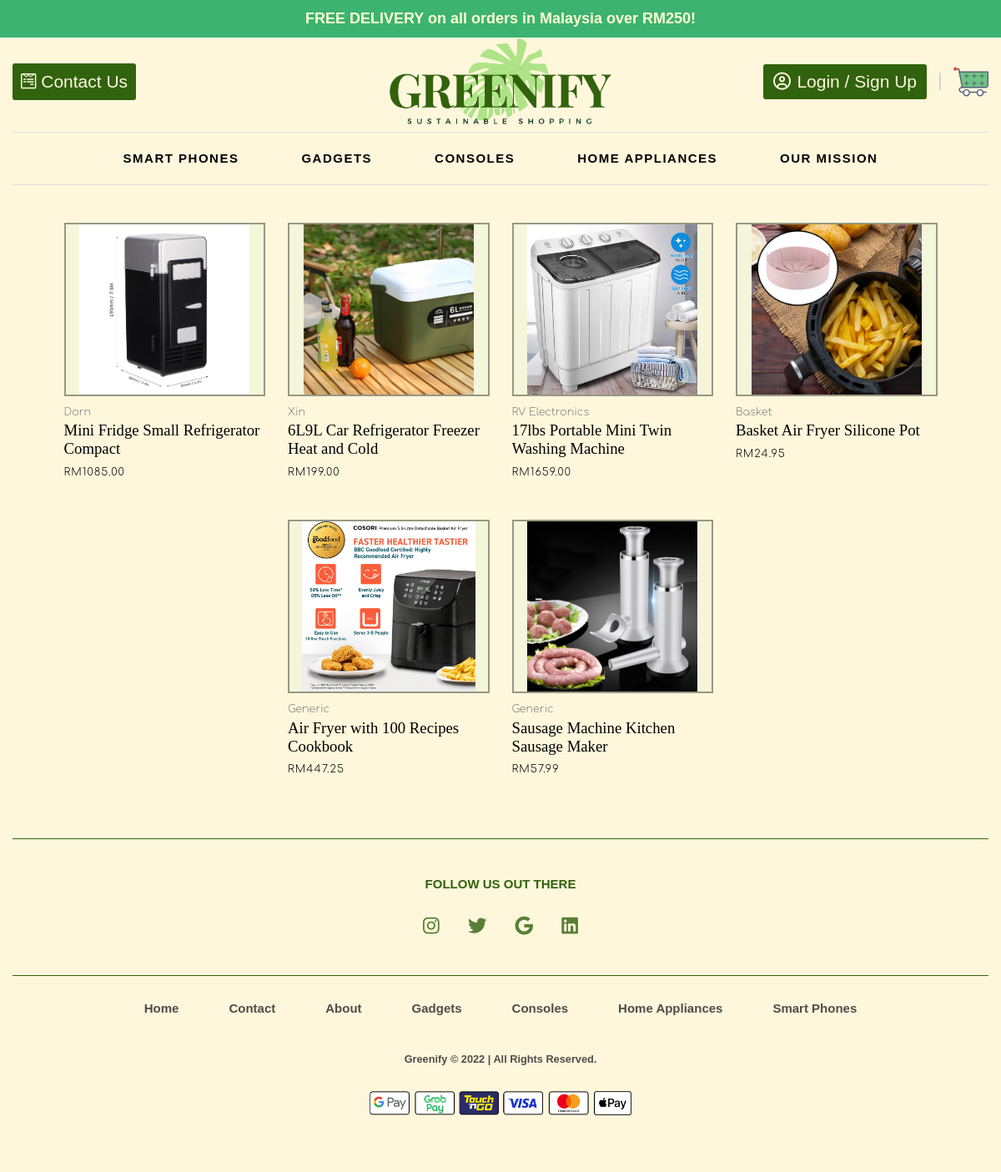
The page /home_appliances.php on the database its author committed.
### tables this page shows
CREATE TABLE `home_appliances` (
  `serial` int(5) NOT NULL,
  `image_path` varchar(600) NOT NULL,
  `brand` varchar(25) NOT NULL,
  `title` varchar(50) NOT NULL,
  `price` decimal(8,2) NOT NULL,
  `description` varchar(445) NOT NULL
);

### home_appliances.php (the view, shortened to what this page needs)
<!DOCTYPE html>
<html lang="en">
<head>
  <link rel="stylesheet" href="styles.css" />
  <link rel="stylesheet" href="https://cdnjs.cloudflare.com/ajax/libs/font-awesome/6.2.0/css/all.min.css" />
</head>
<body>
  <?php
  include_once 'header.php';
  include_once 'db_connection.php';
  ?>
  <main>
    <div class="cards-container">
      <?php
      $table = 'home_appliances';
      $query = mysqli_query($conn, "SELECT * FROM $table;");
      $checkQuery = mysqli_num_rows($query);
      if ($checkQuery && $checkQuery > 0) {
        while ($row = mysqli_fetch_assoc($query)) {
          $serial = $row['serial'];
          $image_path = $row['image_path'];
          $brand = $row['brand'];
          $title = $row['title'];
          $price = $row['price'];
          echo "
                <a href='product-details.php?serial=$serial&table=$table'>
                  <div class='card'>
                    <div class='img-container'><img src='$image_path' alt='Image Could Not be Loaded ://'></div>
                    <p class='brand'>$brand</p>
                    <p class='title'>$title</p>
                    <span class='price'>RM$price</span>
                  </div>
                </a>
                ";
        }
      } else {
        echo "<p class='empty'><i class='fa-solid fa-ban'></i> No items in this category ://</p>";
      }
      ?>
    </div>
  </main>
  <?php
  include_once 'footer.php';
  ?>
</body>
</html>

### styles.css (style rules this page uses)
html { font-family: 'Trebuchet MS', sans-serif; font-size: 15px; }
* { box-sizing: border-box; scroll-behavior: smooth; }
body { margin: 0; background-color: #FEF7DC; display: flex; flex-direction: column; }
.cards-container { display: flex; justify-content: center; flex-wrap: wrap; gap: 1.8rem; margin: 1.5rem 5rem 4rem; }
.cards-container a { flex: 1; min-width: 23%; max-width: 23%; text-decoration: none; color: black; margin-top: 1.5rem; }
.card { font-family: 'Baskerville'; width: 100%; overflow: hidden; }
.card .img-container { display: flex; align-items: center; background-color: beige; border: 2px solid #979783; line-height: 0%; overflow: hidden; width: 100%; height: 26vh; }
.card img { max-width: 100%; max-height: 100%; margin: 0 auto; transition: 0.5s; }
.card .title { font-size: 1.25rem; margin: 0.3rem 0 0.5rem; }
.card .brand { font-family: 'Comfortaa'; font-size: 0.85rem; font-weight: 200; color: gray; margin: 0.8rem 0 0 0; }
.card .price { font-family: 'Comfortaa'; font-size: 0.85rem; font-weight: 200; letter-spacing: 1px; }

### rows shown on the page
home_appliances: image_path (picture), brand "Dorn", title "Mini Fridge Small Refrigerator Compact", price "1085.00"
home_appliances: image_path (picture), brand "Xin", title "6L9L Car Refrigerator Freezer Heat and Cold", price "199.00"
home_appliances: image_path (picture), brand "RV Electronics", title "17lbs Portable Mini Twin Washing Machine", price "1659.00"
home_appliances: image_path (picture), brand "Basket", title "Basket Air Fryer Silicone Pot", price "24.95"
home_appliances: image_path (picture), brand "Generic", title "Air Fryer with 100 Recipes Cookbook", price "447.25"
home_appliances: image_path (picture), brand "Generic", title "Sausage Machine Kitchen Sausage Maker", price "57.99"
